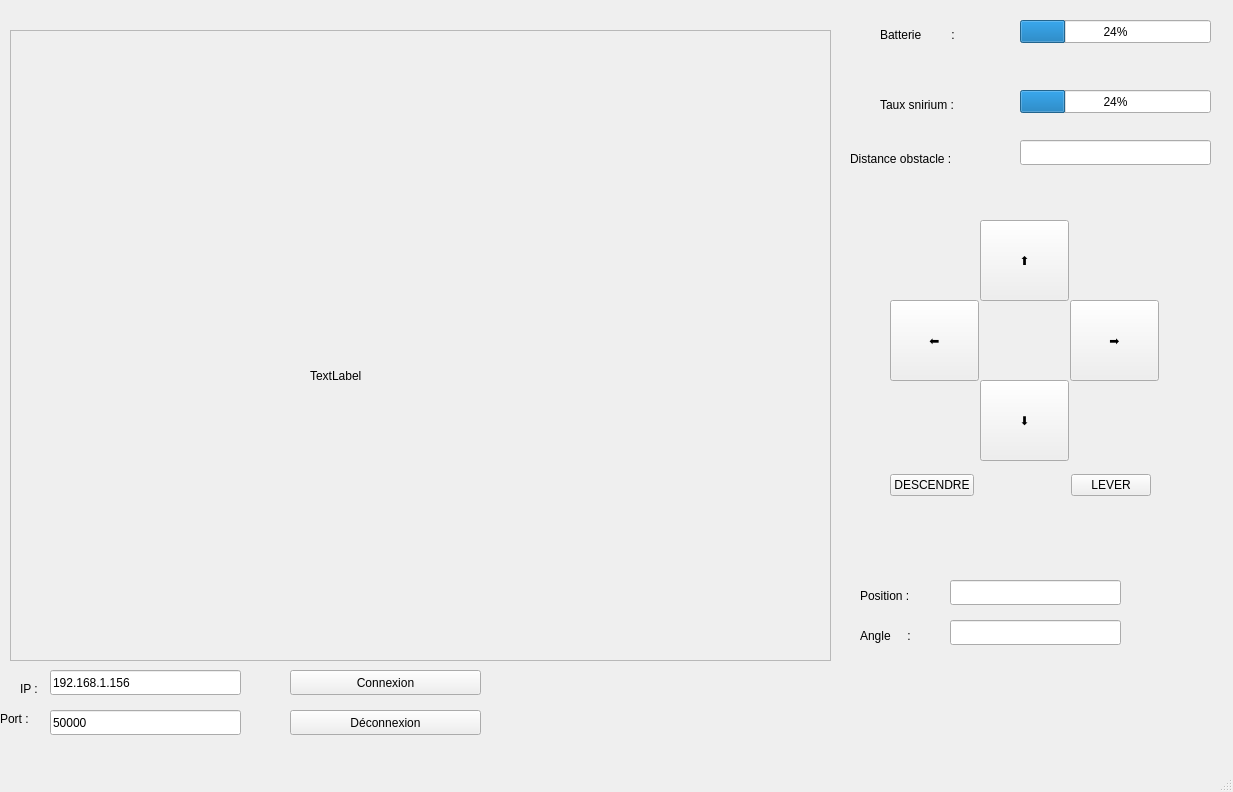
<?xml version="1.0" encoding="UTF-8"?>
<ui version="4.0">
 <class>MainWindow</class>
 <widget class="QMainWindow" name="MainWindow">
  <property name="geometry">
   <rect>
    <x>0</x>
    <y>0</y>
    <width>1233</width>
    <height>792</height>
   </rect>
  </property>
  <property name="mouseTracking">
   <bool>false</bool>
  </property>
  <property name="tabletTracking">
   <bool>false</bool>
  </property>
  <property name="windowTitle">
   <string>MainWindow</string>
  </property>
  <widget class="QWidget" name="centralwidget">
   <widget class="QPushButton" name="pushButton_droite">
    <property name="geometry">
     <rect>
      <x>1070</x>
      <y>300</y>
      <width>89</width>
      <height>81</height>
     </rect>
    </property>
    <property name="text">
     <string>➡️</string>
    </property>
    <property name="shortcut">
     <string>D</string>
    </property>
   </widget>
   <widget class="QPushButton" name="pushButton_avancer">
    <property name="geometry">
     <rect>
      <x>980</x>
      <y>220</y>
      <width>89</width>
      <height>81</height>
     </rect>
    </property>
    <property name="text">
     <string>⬆️</string>
    </property>
    <property name="shortcut">
     <string>Z</string>
    </property>
   </widget>
   <widget class="QPushButton" name="pushButton_recule">
    <property name="geometry">
     <rect>
      <x>980</x>
      <y>380</y>
      <width>89</width>
      <height>81</height>
     </rect>
    </property>
    <property name="text">
     <string>⬇️</string>
    </property>
    <property name="shortcut">
     <string>S</string>
    </property>
    <property name="checkable">
     <bool>false</bool>
    </property>
   </widget>
   <widget class="QPushButton" name="pushButton_gauche">
    <property name="geometry">
     <rect>
      <x>890</x>
      <y>300</y>
      <width>89</width>
      <height>81</height>
     </rect>
    </property>
    <property name="text">
     <string>⬅️</string>
    </property>
    <property name="shortcut">
     <string>Q</string>
    </property>
   </widget>
   <widget class="QLabel" name="label">
    <property name="geometry">
     <rect>
      <x>860</x>
      <y>580</y>
      <width>111</width>
      <height>31</height>
     </rect>
    </property>
    <property name="text">
     <string>Position :</string>
    </property>
   </widget>
   <widget class="QLabel" name="label_2">
    <property name="geometry">
     <rect>
      <x>860</x>
      <y>620</y>
      <width>111</width>
      <height>31</height>
     </rect>
    </property>
    <property name="text">
     <string>Angle     :</string>
    </property>
   </widget>
   <widget class="QLineEdit" name="Edit_position">
    <property name="geometry">
     <rect>
      <x>950</x>
      <y>580</y>
      <width>171</width>
      <height>25</height>
     </rect>
    </property>
   </widget>
   <widget class="QLineEdit" name="lineEdit_angle">
    <property name="geometry">
     <rect>
      <x>950</x>
      <y>620</y>
      <width>171</width>
      <height>25</height>
     </rect>
    </property>
   </widget>
   <widget class="QPushButton" name="pushButton_connexion">
    <property name="geometry">
     <rect>
      <x>290</x>
      <y>670</y>
      <width>191</width>
      <height>25</height>
     </rect>
    </property>
    <property name="text">
     <string>Connexion</string>
    </property>
   </widget>
   <widget class="QPushButton" name="pushButton_deconnexion">
    <property name="geometry">
     <rect>
      <x>290</x>
      <y>710</y>
      <width>191</width>
      <height>25</height>
     </rect>
    </property>
    <property name="text">
     <string>Déconnexion</string>
    </property>
   </widget>
   <widget class="QLabel" name="label_4">
    <property name="geometry">
     <rect>
      <x>850</x>
      <y>150</y>
      <width>141</width>
      <height>17</height>
     </rect>
    </property>
    <property name="text">
     <string>Distance obstacle :</string>
    </property>
   </widget>
   <widget class="QLineEdit" name="lineEdit_ip">
    <property name="geometry">
     <rect>
      <x>50</x>
      <y>670</y>
      <width>191</width>
      <height>25</height>
     </rect>
    </property>
    <property name="text">
     <string>192.168.1.156</string>
    </property>
   </widget>
   <widget class="QLabel" name="label_5">
    <property name="geometry">
     <rect>
      <x>20</x>
      <y>680</y>
      <width>31</width>
      <height>17</height>
     </rect>
    </property>
    <property name="text">
     <string>IP :</string>
    </property>
   </widget>
   <widget class="QLabel" name="label_6">
    <property name="geometry">
     <rect>
      <x>0</x>
      <y>710</y>
      <width>41</width>
      <height>17</height>
     </rect>
    </property>
    <property name="text">
     <string>Port :</string>
    </property>
   </widget>
   <widget class="QLineEdit" name="lineEdit_port">
    <property name="geometry">
     <rect>
      <x>50</x>
      <y>710</y>
      <width>191</width>
      <height>25</height>
     </rect>
    </property>
    <property name="text">
     <string>50000</string>
    </property>
   </widget>
   <widget class="QLineEdit" name="lineEdit_distance">
    <property name="geometry">
     <rect>
      <x>1020</x>
      <y>140</y>
      <width>191</width>
      <height>25</height>
     </rect>
    </property>
   </widget>
   <widget class="QWidget" name="horizontalLayoutWidget_2">
    <property name="geometry">
     <rect>
      <x>890</x>
      <y>460</y>
      <width>261</width>
      <height>51</height>
     </rect>
    </property>
    <layout class="QHBoxLayout" name="horizontalLayout_2">
     <item>
      <widget class="QPushButton" name="pushButton_descendre">
       <property name="text">
        <string>DESCENDRE</string>
       </property>
       <property name="shortcut">
        <string>Down</string>
       </property>
      </widget>
     </item>
     <item>
      <spacer name="horizontalSpacer">
       <property name="orientation">
        <enum>Qt::Horizontal</enum>
       </property>
       <property name="sizeHint" stdset="0">
        <size>
         <width>40</width>
         <height>20</height>
        </size>
       </property>
      </spacer>
     </item>
     <item>
      <widget class="QPushButton" name="pushButton_lever">
       <property name="text">
        <string>LEVER</string>
       </property>
       <property name="shortcut">
        <string>Up</string>
       </property>
      </widget>
     </item>
    </layout>
   </widget>
   <widget class="QLabel" name="label_3">
    <property name="geometry">
     <rect>
      <x>880</x>
      <y>90</y>
      <width>93</width>
      <height>29</height>
     </rect>
    </property>
    <property name="text">
     <string>Taux snirium :</string>
    </property>
   </widget>
   <widget class="QProgressBar" name="progressBar_snirium">
    <property name="geometry">
     <rect>
      <x>1020</x>
      <y>90</y>
      <width>191</width>
      <height>23</height>
     </rect>
    </property>
    <property name="value">
     <number>24</number>
    </property>
   </widget>
   <widget class="QFrame" name="frame">
    <property name="geometry">
     <rect>
      <x>10</x>
      <y>30</y>
      <width>821</width>
      <height>631</height>
     </rect>
    </property>
    <property name="frameShape">
     <enum>QFrame::StyledPanel</enum>
    </property>
    <property name="frameShadow">
     <enum>QFrame::Raised</enum>
    </property>
    <widget class="QLabel" name="label_robot">
     <property name="geometry">
      <rect>
       <x>300</x>
       <y>290</y>
       <width>111</width>
       <height>111</height>
      </rect>
     </property>
     <property name="text">
      <string>TextLabel</string>
     </property>
    </widget>
   </widget>
   <widget class="QProgressBar" name="progressBar_batterie">
    <property name="geometry">
     <rect>
      <x>1020</x>
      <y>20</y>
      <width>191</width>
      <height>23</height>
     </rect>
    </property>
    <property name="value">
     <number>24</number>
    </property>
   </widget>
   <widget class="QLabel" name="label_7">
    <property name="geometry">
     <rect>
      <x>880</x>
      <y>20</y>
      <width>93</width>
      <height>29</height>
     </rect>
    </property>
    <property name="text">
     <string>Batterie         :</string>
    </property>
   </widget>
  </widget>
  <widget class="QMenuBar" name="menubar">
   <property name="geometry">
    <rect>
     <x>0</x>
     <y>0</y>
     <width>1233</width>
     <height>22</height>
    </rect>
   </property>
  </widget>
  <widget class="QStatusBar" name="statusbar"/>
 </widget>
 <resources/>
 <connections/>
</ui>
